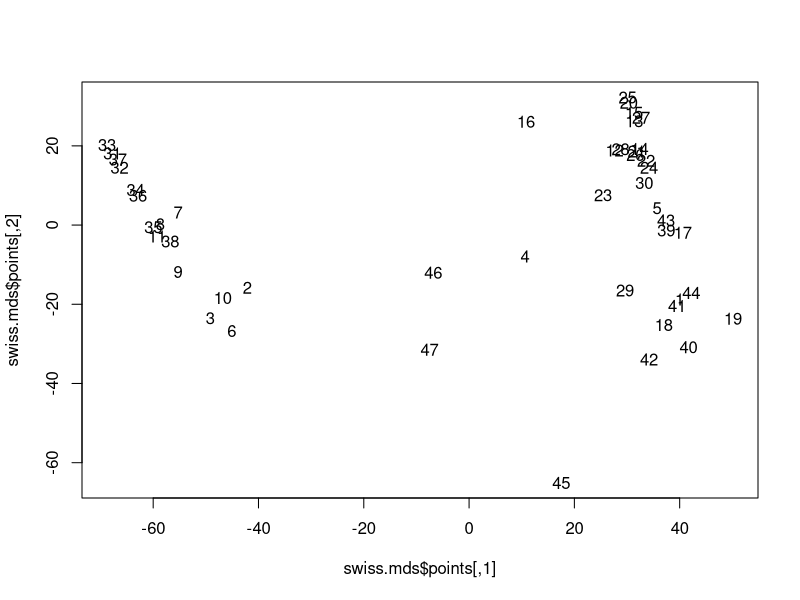
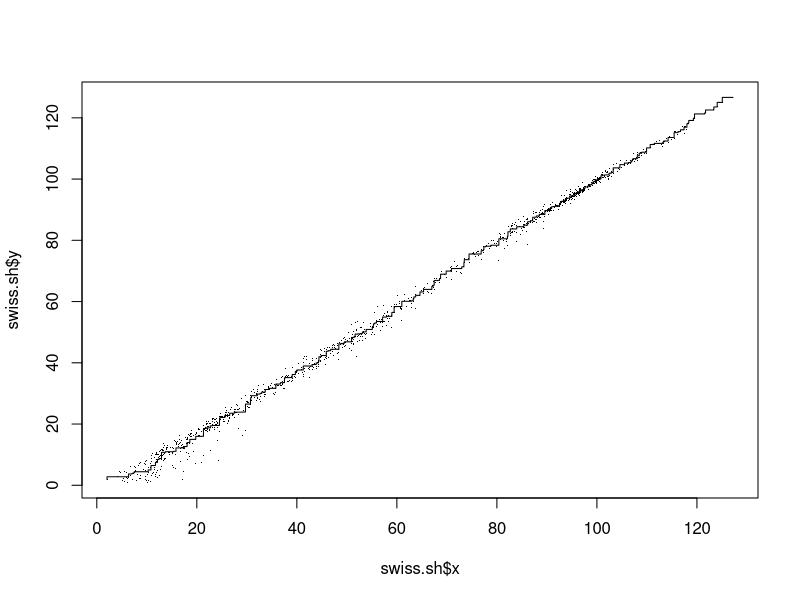

These figures' R source, in order:
library(MASS)


### Name: isoMDS
### Title: Kruskal's Non-metric Multidimensional Scaling
### Aliases: isoMDS Shepard
### Keywords: multivariate

### ** Examples

swiss.x <- as.matrix(swiss[, -1])
swiss.dist <- dist(swiss.x)
swiss.mds <- isoMDS(swiss.dist)
plot(swiss.mds$points, type = "n")
text(swiss.mds$points, labels = as.character(1:nrow(swiss.x)))
swiss.sh <- Shepard(swiss.dist, swiss.mds$points)
plot(swiss.sh, pch = ".")
lines(swiss.sh$x, swiss.sh$yf, type = "S")
